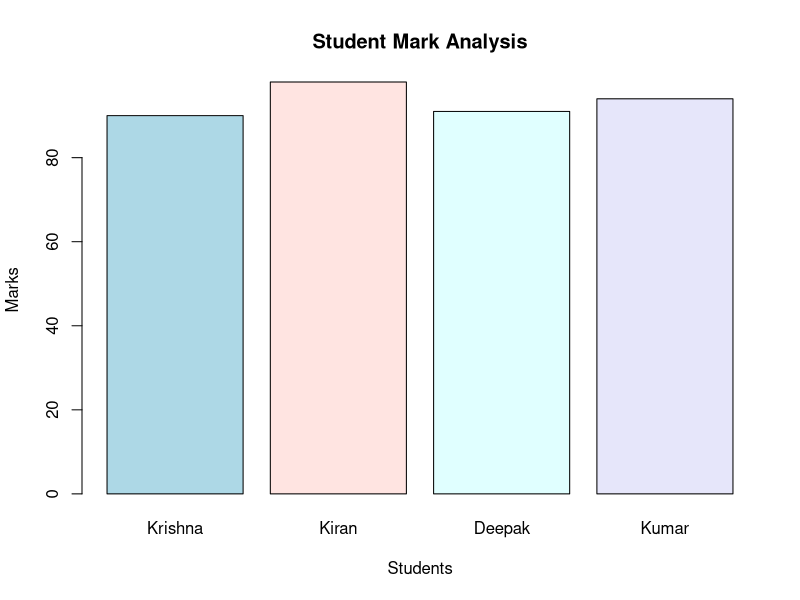

The R source for this figure:
#User Defined Functions in R Exercises (Part 1)

#Create a function to print square of number

#1
sqr_fun<-function(In_Value)
{
  
  In_Value*In_Value->sqr_of_num
  sqr_of_num
}


sqr_fun(6)
sqr_fun(7)

#2

in_sqr<-function(inv)
{
  inv^2
}

in_sqr(90)

#Create a function to print a number raise to another with the one argument a default argument
rai<-function(number,def=8)
{
  def^number
}

rai(2)



#Create a function to print class of an argument

Fin_cls<-function(argu)
{
  class(argu)
}

Fin_cls("Hello")



#Create a function to accept two matrix arguments and do matrix operations with same.

mat_opration<-function(mat1,mat2)
{
  
  #Sum
  
  su=mat1+mat2
  print("su")
  ma=mat1-mat2
  print(ma)
  ba=mat1/mat2
  print(ba)
  gu=mat1*mat2
  print(gu)
  bk=mat1%%mat2
  print(bk)
  
}

matt<-matrix(1:6,nrow=3,ncol=2)
matt
magg<-matrix(7:12,nrow=3,ncol=2)

mat_opration(matt,magg)




SumMatr<-function(M1,M2){
  print("The Matrix1")
  print(M1)
  print("The Matrix2")
  print(M2)
  summat<-M1+M2
  print("Sum of Matrices")
  print(summat)
  
}


Mat1 <- matrix(3:14, nrow = 4,ncol=3,byrow = TRUE)
Mat2 <- matrix(6:17, nrow = 4,ncol=3,byrow = TRUE)
SumMatr(Mat1,Mat2)


 #Create a user defined function to accept a name from the user

user<-function()
 {
   strrr<-readline(prompt = "Enter Your name")
   as.character(strrr)->gh
   return(gh)
 }
 
 
 print(user())
 





#Create a user defined function to accept values from the user using scan and return the values
 
 userq<-function()
 {
   print("Enter value")
   gh=scan()
   as.null.default(gh)->th
   return(th)
  
 }
 
 
print(userq())

#Create a user defined function to create a matrix and return the same.

userread2<-function(){
  print("Enter values for 4 columns(There should be multiples for 4 values)")
  mat = matrix(scan(),ncol=4,byrow=TRUE)
  return(mat)
}
print(userread2())


#Create a function to take two arguments, 
#one student marks and other student names and plot a graph based on the same.

stu_name<-c("Krishna","Kiran","Deepak","Kumar")
marks<-c(90,98,91,94)

Stu_analysis<-function(x,y)
{
  
  barplot(y,names.arg=x,xlab="Students",ylab="Marks",main = "Student Mark Analysis",border=TRUE,
          col = c("lightblue", "mistyrose","lightcyan", "lavender"))
}


Stu_analysis(stu_name,marks)






















